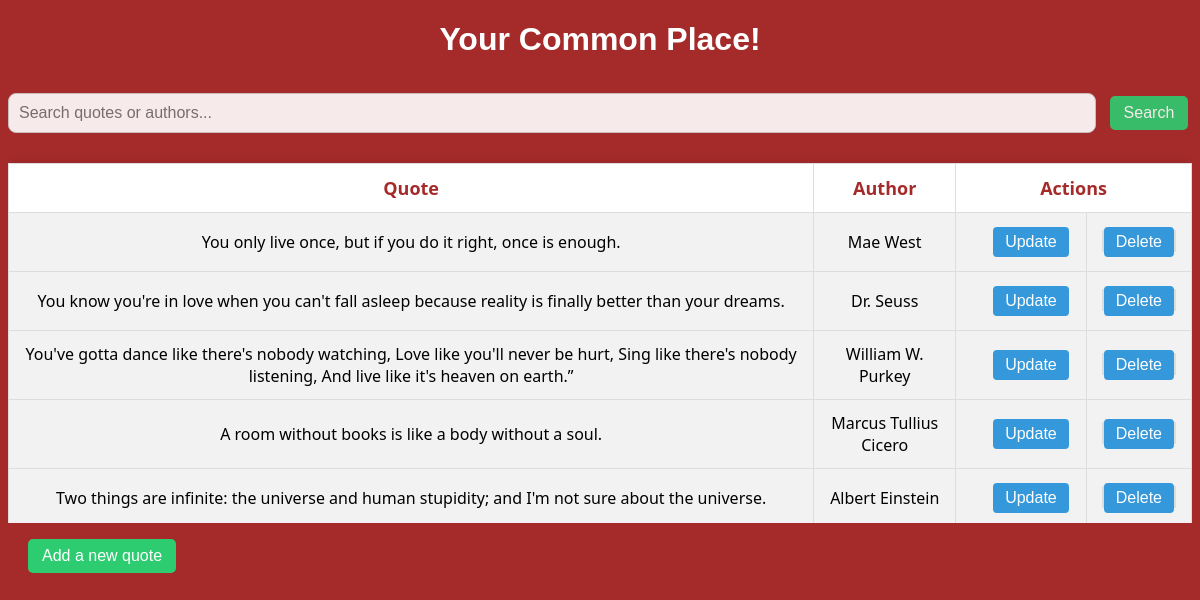
/collector/, run on the app's committed database.
### collector/models.py (models this page shows, shortened)
class Quote(models.Model):
    quote=models.CharField(max_length=200)
    author=models.CharField(max_length=100, blank=True)

### collector/views.py (the view)
# urls.py: path('', views.index, name='index'),
def index(request):
    query=request.GET.get('q')
    if query:
        quotes=Quote.objects.filter(
            Q(quote__icontains=query)| Q(author__icontains=query)
        )
    else:
        quotes = Quote.objects.all().order_by('-id')
    return render(request, 'collector/index.html',{
        "quotes": quotes,
        "query": query
    })

### collector/templates/collector/index.html (shortened to what this page needs)
{% extends "collector/layout.html" %}
{% block body %}
<h1>Your Common Place!</h1>
<form method="get" action="{% url 'index' %}" id="search-form">
    <input type="text" name="q" placeholder="Search quotes or authors..." value="{{ query|default:'' }}">
    <button type="submit" id="access">Search</button>
</form>
<div class="table_container">
<table class="sticky-table">
    <thead>
        <tr>
            <th>Quote</th>
            <th>Author</th>
            <th colspan="2">Actions</th>
        </tr>
    </thead>
    <tbody>
        {% for q in quotes %}
        <tr>
            <td>{{ q.quote }}</td>
            <td>{{ q.author }}</td>
            <td>
                <a href="{% url 'update' q.id %}">
                    <button type="button" id="CRUD">Update</button>
                </a>
            </td>
            <td>
                <form action="{% url 'delete' q.id %}" method="POST"
                    onsubmit="return confirm('Are you sure you want to delete this quote?');"
                    style="display:inline; margin:0; padding:0; background-color: #ddd; box-shadow: none;">
                    <button type="submit" id="CRUD">Delete</button>
                </form>
            </td>
        </tr>
        {% empty %}
        <tr>
            <td colspan="4">No quotes yet!</td>
        </tr>
        {% endfor %}
    </tbody>
</table>
</div>
<a href="{% url 'add' %}">
    <button id="access">Add a new quote</button>
</a>
{% endblock %}

### collector/templates/collector/layout.html (shortened to what this page needs)
{% load static %}
<!DOCTYPE html>
<html lang="en">
    <head>
        <link rel="stylesheet" href="{% static 'collector/styles.css' %}">
    </head>
    <body>
        {% block body%}
        {% endblock %}
    </body>
</html>

### collector/static/collector/styles.css (style rules this page uses)
body { background-color: brown; }
h1 { text-align: center; font-family:Verdana, Geneva, Tahoma, sans-serif; color:white; }
table { width: 100%; border-collapse: collapse; margin: 20px 0; font-size: 1rem; font-family: 'Segoe UI', Tahoma, Geneva, Verdana, sans-serif; box-shadow: 0 0 10px rgba(0, 0, 0, 0.1); }
thead { background-color: white; color: brown; text-align: center; font-size: 18px; }
th, td { padding: 12px 15px; border: 1px solid #ddd; }
tbody tr { background-color: #f2f2f2; }
::placeholder { font-family:Verdana, Geneva, Tahoma, sans-serif }
button { padding: 10px 15px; border: none; border-radius: 5px; cursor: pointer; font-size: 16px; font-family: Verdana, Geneva, Tahoma, sans-serif; margin-top: 10px; }
a { color:BLACK; text-decoration: none; cursor: pointer; font-size: 16px; font-family: Verdana, Geneva, Tahoma, sans-serif; margin-left:20px; }
#CRUD { padding: 6px 12px; margin: 2px; border: none; border-radius: 4px; background-color: #3498db; color: white; cursor: pointer; }
#access { margin-top: 1rem; padding: 8px 14px; background-color: #2ecc71; color: white; border: none; border-radius: 5px; cursor: pointer; }
.table_container { max-height: 380px; overflow-y: auto; overflow-x: auto; margin-top: 10px; }
.sticky-table { width: 100%; border-collapse: collapse; }
.sticky-table thead th { position: sticky; top: 0; background-color: white; z-index: 1; }
.sticky-table th, .sticky-table td { padding: 12px 15px; border: 1px solid #ddd; text-align: center; }
#search-form { width:100%; opacity: 0.9; }
#search-form input[type="text"] { width: 90%; padding: 10px; border: 1px solid #ccc; border-radius: 8px; font-size: 1rem; margin-right: 10px; }

### data on the page
Quote: quote "You only live once, but if you do it right, once is enough.", author "Mae West"
Quote: quote "You know you're in love when you can't fall asleep because reality is finally better than your dreams.", author "Dr. Seuss"
Quote: quote "You've gotta dance like there's nobody watching, Love like you'll never be hurt, Sing like there's nobody listening, And live like it's heaven on earth.”", author "William W. Purkey"
Quote: quote "A room without books is like a body without a soul.", author "Marcus Tullius Cicero"
Quote: quote "Two things are infinite: the universe and human stupidity; and I'm not sure about the universe.", author "Albert Einstein"
